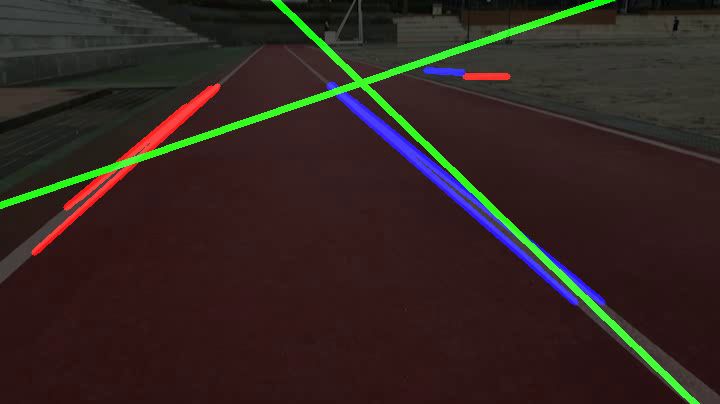
#> input picture frame 12 of opencv/output.avi, 720 x 404 px, given in place of ex1.mp4, which was not available
$ python 15-get_fitLine_Video.py
#> lines starting #> are read from the running program, lines starting #| are printed output that depends on the picture; after the words box and inside, x2 and y2 are one past the last pixel; in counts of white or black regions, pixels touching at a corner belong together; pictures that were not available may be replaced by others from this repository, and a replacement may not be noted
import cv2
import numpy as np


def grayscale(img):  # 흑백이미지로 변환
    return cv2.cvtColor(img, cv2.COLOR_RGB2GRAY)


def canny(img, low_threshold, high_threshold):  # Canny 알고리즘
    return cv2.Canny(img, low_threshold, high_threshold)


def gaussian_blur(img, kernel_size):  # 가우시안 필터
    return cv2.GaussianBlur(img, (kernel_size, kernel_size), 0)


def region_of_interest(img, vertices, color3=(255, 255, 255), color1=255):  # ROI 셋팅

    mask = np.zeros_like(img)  # mask = img와 같은 크기의 빈 이미지

    if len(img.shape) > 2:  # Color 이미지(3채널)라면 :
        color = color3
    else:  # 흑백 이미지(1채널)라면 :
        color = color1

    # vertices에 정한 점들로 이뤄진 다각형부분(ROI 설정부분)을 color로 채움
    cv2.fillPoly(mask, vertices, color)

    # 이미지와 color로 채워진 ROI를 합침
    ROI_image = cv2.bitwise_and(img, mask)
    return ROI_image


def draw_lines(img, lines, color=[0, 0, 255], thickness=5):  # 선 그리기
    for line in lines:
        for x1, y1, x2, y2 in line:
            cv2.line(img, (x1, y1), (x2, y2), color, thickness)


def draw_fit_line(img, lines, color=[255, 0, 0], thickness=10):  # 대표선 그리기
    cv2.line(img, (lines[0], lines[1]), (lines[2], lines[3]), color, thickness)


def hough_lines(img, rho, theta, threshold, min_line_len, max_line_gap):  # 허프 변환
    lines = cv2.HoughLinesP(img, rho, theta, threshold, np.array([]), minLineLength=min_line_len,
                            maxLineGap=max_line_gap)

    return lines


def weighted_img(img, initial_img, α=1, β=1., λ=0.):  # 두 이미지 operlap 하기
    # return cv2.addWeighted(initial_img, α, img, β, λ)
    return cv2.addWeighted(initial_img, 0.2, img, 1, 1)


def get_fitline(img, f_lines):
    lines = np.squeeze(f_lines)
    lines = lines.reshape(lines.shape[0] * 2, 2)

    rows, cols = img.shape[:2]
    output = cv2.fitLine(lines, cv2.DIST_L1, 0, 0.01, 0.01)
    vx, vy, x, y = output[0], output[1], output[2], output[3]

    leftY = int((-x * vy / vx) + y)
    rightY = int(((cols - x) * vy / vx) + y)

    x1, y1 = cols - 1, rightY
    x2, y2 = 0, leftY

    result = [x1, y1, x2, y2]

    return result


cap = cv2.VideoCapture("../../video/ex1.mp4")

# 재생할 파일의 넓이와 높이
width = cap.get(cv2.CAP_PROP_FRAME_WIDTH)
height = cap.get(cv2.CAP_PROP_FRAME_HEIGHT)

fourcc = cv2.VideoWriter_fourcc(*'DIVX')
out = cv2.VideoWriter('output.avi', fourcc, 30.0, (int(width), int(height)))

while (cap.isOpened()):
    ret, image = cap.read()
#> image is the input picture: shape (404, 720, 3); mean B, G, R 33, 37.4, 49.7
    height, width = image.shape[:2]
#> height = 404; width = 720
    try:

        gray_img = grayscale(image)
#> in grayscale, `return cv2.cvtColor(img, cv2.COLOR_RGB2GRAY)`:
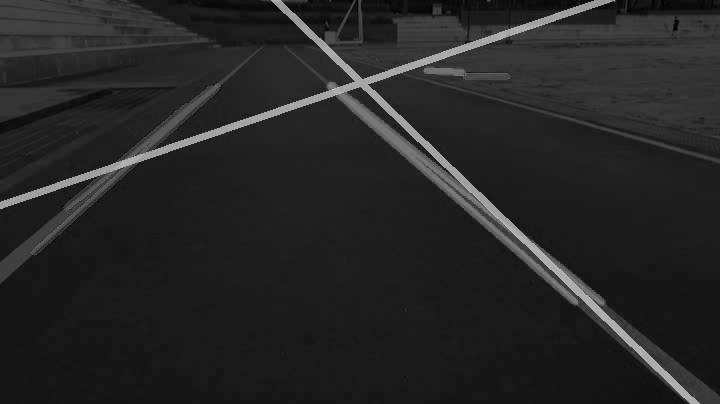
#> returned value: shape (404, 720); min 0, max 201, mean 37.5
        blur_img = gaussian_blur(gray_img, 3)
        canny_img = canny(blur_img, 200, 400)
#> in canny, `return cv2.Canny(img, low_threshold, high_threshold)`:
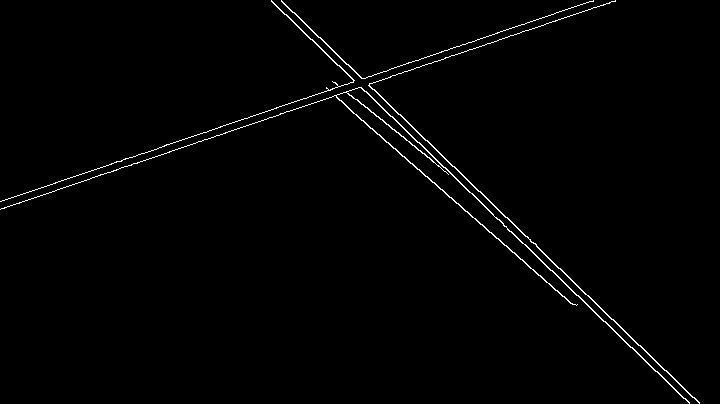
#> returned value: shape (404, 720); 1.2% white in thin lines or dots

        vertices = np.array(
            [[(0, height / 2 + 50), (width / 2 - 100, 50), (width / 2 + 100, 50), (width, height / 2 + 50)]],
            dtype=np.int32)

        ROI_img = region_of_interest(canny_img, vertices)
#> in region_of_interest, `cv2.fillPoly(mask, vertices, color)`:
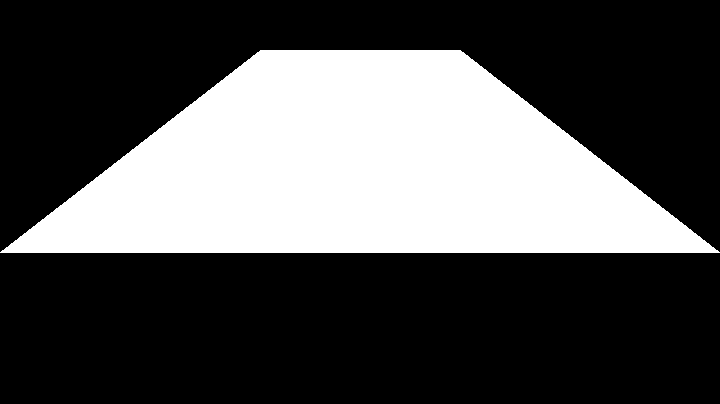
#> mask: shape (404, 720); 32.2% white; 1 white region, box (x1, y1, x2, y2) and area: (0, 50, 720, 253) 93538
#> in region_of_interest, `ROI_image = cv2.bitwise_and(img, mask)`:
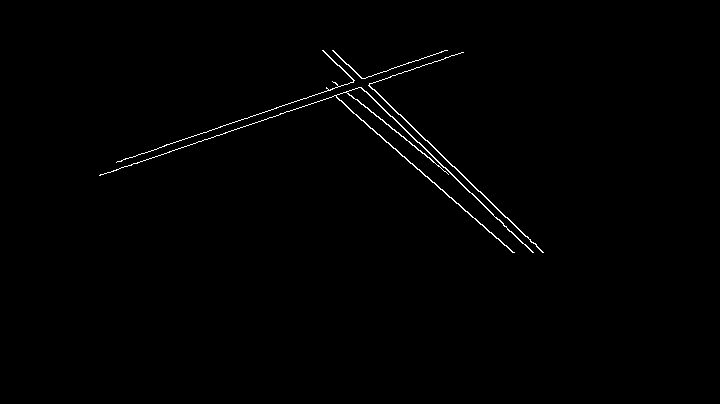
#> ROI_image: shape (404, 720); 0.69% white in thin lines or dots, all inside (x1, y1, x2, y2) = (99, 50, 544, 253)
        line_arr = hough_lines(ROI_img, 1, 1 * np.pi / 180, 30, 10, 20)
#> in hough_lines, `lines = cv2.HoughLinesP(img, rho, theta, threshold, np.array([]), minL..`: lines = 14 rows, first 6: [332, 50, 531, 242], [120, 161, 445, 50], [323, 50, 532, 252], [110, 172, 451, 55], [336, 97, 514, 252], [427, 140, 543, 252]
#> line_arr has the same summary as lines in hough_lines
        # line_arr = hough_lines(canny_img, 1, 1 * np.pi / 180, 30, 10, 20)
        line_arr = np.squeeze(line_arr)

        # 기울기 구하기
        slope_degree = (np.arctan2(line_arr[:, 1] - line_arr[:, 3], line_arr[:, 0] - line_arr[:, 2]) * 180) / np.pi
#> slope_degree = [-136, 161.1, -136, 161.1, -139, -136, -138.9, -141, -136, -140.8, -136, 161.1, 161.1, 161.2]

        # 수평 기울기 제한
        line_arr = line_arr[np.abs(slope_degree) < 160]
#> line_arr = [[332, 50, 531, 242], [323, 50, 532, 252], [336, 97, 514, 252], [427, 140, 543, 252], [333, 96, 512, 252], [334, 82, 476, 197], [333, 50, 542, 252], [357, 99, 460, 183], [322, 50, 443, 167]]
        slope_degree = slope_degree[np.abs(slope_degree) < 160]
#> slope_degree = [-136, -136, -139, -136, -138.9, -141, -136, -140.8, -136]

        # 수직 기울기 제한
        line_arr = line_arr[np.abs(slope_degree) > 95]
        slope_degree = slope_degree[np.abs(slope_degree) > 95]

        # 필터링된 직선 버리기
        L_lines, R_lines = line_arr[(slope_degree > 0), :], line_arr[(slope_degree < 0), :]
#> L_lines = empty array; R_lines has the same summary as line_arr
        temp = np.zeros((image.shape[0], image.shape[1], 3), dtype=np.uint8)
        L_lines, R_lines = L_lines[:, None], R_lines[:, None]

        # 왼쪽, 오른쪽 각각 대표선 구하기
        left_fit_line = get_fitline(image, L_lines)
        right_fit_line = get_fitline(image, R_lines)
    except:
        continue

    # 대표선 그리기
    draw_fit_line(temp, left_fit_line)
    draw_fit_line(temp, right_fit_line)

    result = weighted_img(temp, image)
    cv2.imshow('result', result)
    out.write(result)

    if cv2.waitKey(1) & 0xFF == ord('q'):
        break

cap.release()
out.release()
cv2.destroyAllWindows()

$ run again, starting later in the video
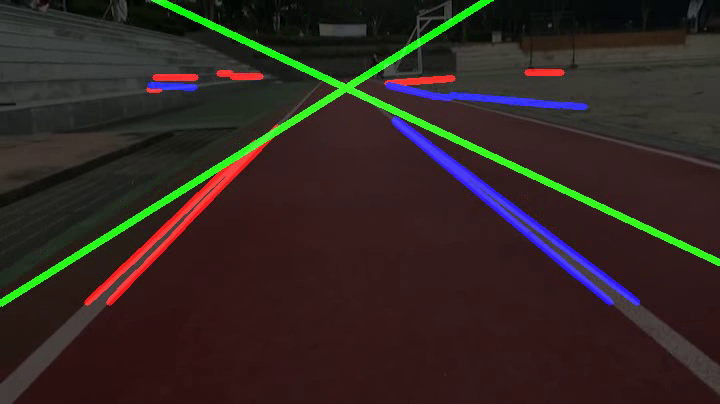
#> input picture frame 54 of opencv/output.avi, 720 x 404 px, given in place of ex1.mp4, which was not available
#> image is the input picture: shape (404, 720, 3); mean B, G, R 34.7, 38.8, 49.2
#> mask: shape (404, 720); 32.2% white; 1 white region, box (x1, y1, x2, y2) and area: (0, 50, 720, 253) 93538
#> in region_of_interest, `ROI_image = cv2.bitwise_and(img, mask)`:
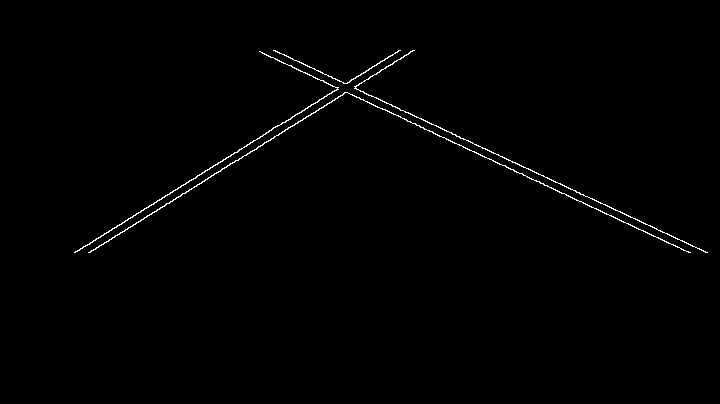
#> ROI_image: shape (404, 720); 0.75% white in thin lines or dots, all inside (x1, y1, x2, y2) = (74, 50, 708, 253)
#> in hough_lines, `lines = cv2.HoughLinesP(img, rho, theta, threshold, np.array([]), minL..`: lines = [[89, 252, 413, 50], [259, 51, 690, 252], [273, 50, 707, 252], [75, 252, 399, 50], [262, 53, 689, 252], [74, 252, 388, 56], [88, 252, 412, 50]]
#> line_arr has the same summary as lines in hough_lines
#> slope_degree = [148.1, -155, -155, 148.1, -155, 148, 148.1]
#> L_lines = [[89, 252, 413, 50], [75, 252, 399, 50], [74, 252, 388, 56], [88, 252, 412, 50]]; R_lines = [[259, 51, 690, 252], [273, 50, 707, 252], [262, 53, 689, 252]]
#> in get_fitline, `lines = np.squeeze(f_lines)`: lines has the same summary as L_lines outside get_fitline
#> in get_fitline, `lines = lines.reshape(lines.shape[0] * 2, 2)`: lines = [[89, 252], [413, 50], [75, 252], [399, 50], [74, 252], [388, 56], [88, 252], [412, 50]]
#> output = [0.857, -0.516, 243, 151.3]
#> vx = [0.857]; vy = [-0.516]; x = [243]; y = [151.3]
#> leftY = 297
#> rightY = -135
#> x1 = 719; y1 = -135
#> x2 = 0; y2 = 297
#> result = [719, -135, 0, 297]
#> right_fit_line = [719, 265, 0, -69]
#> img: shape (404, 720, 3); mean of channels 0, 1, 2 11.7, 0, 0
#> in weighted_img, `return cv2.addWeighted(initial_img, 0.2, img, 1, 1)`:
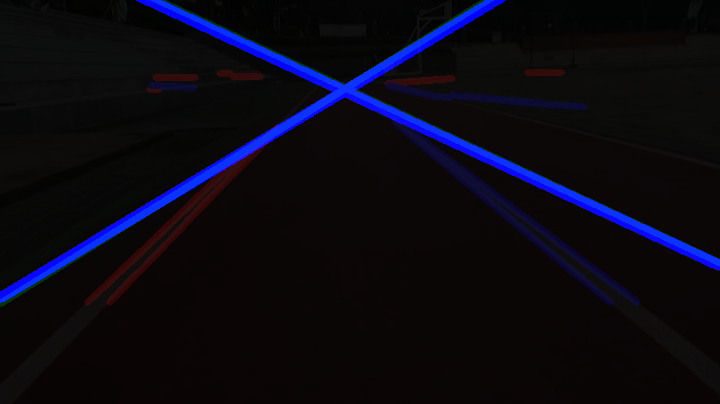
#> returned value: shape (404, 720, 3); mean of channels 0, 1, 2 19.3, 8.8, 10.9; drawn as B, G, R

$ run again, starting later in the video
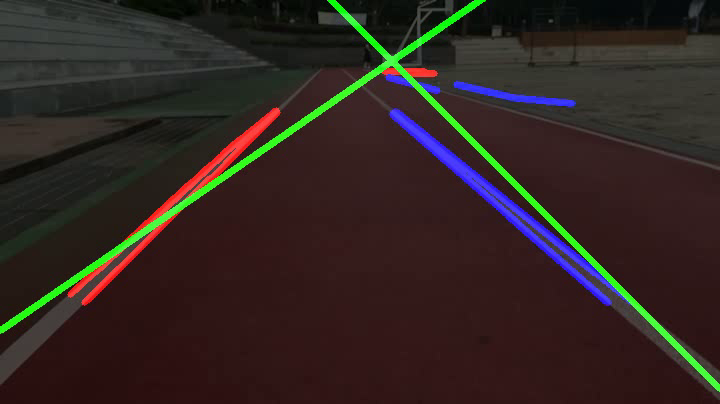
#> input picture frame 96 of opencv/output.avi, 720 x 404 px, given in place of ex1.mp4, which was not available
#> image is the input picture: shape (404, 720, 3); mean B, G, R 33.5, 37.5, 48.6
#> mask: shape (404, 720); 32.2% white; 1 white region, box (x1, y1, x2, y2) and area: (0, 50, 720, 253) 93538
#> in region_of_interest, `ROI_image = cv2.bitwise_and(img, mask)`:
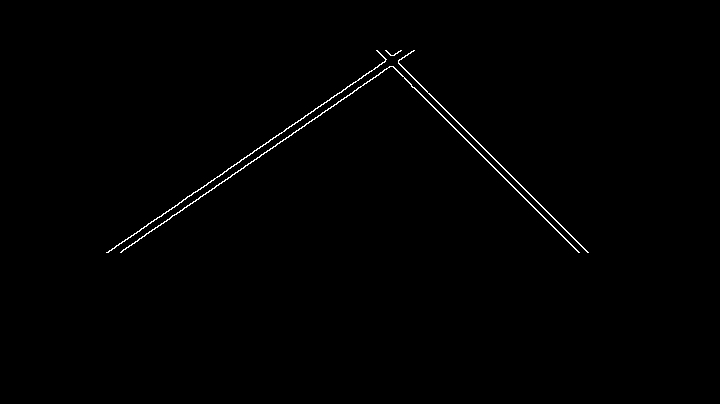
#> ROI_image: shape (404, 720); 0.6% white in thin lines or dots, all inside (x1, y1, x2, y2) = (106, 50, 589, 253)
#> in hough_lines, `lines = cv2.HoughLinesP(img, rho, theta, threshold, np.array([]), minL..`: lines = [[377, 50, 579, 252], [137, 241, 358, 87], [385, 50, 587, 252], [130, 237, 334, 95], [268, 142, 400, 50], [386, 50, 588, 252], [108, 252, 254, 150], [275, 146, 413, 50], [120, 252, 232, 174], [227, 179, 399, 59]]
#> line_arr has the same summary as lines in hough_lines
#> slope_degree = [-135, 145.1, -135, 145.2, 145.1, -135, 145.1, 145.2, 145.1, 145.1]
#> L_lines = [[137, 241, 358, 87], [130, 237, 334, 95], [268, 142, 400, 50], [108, 252, 254, 150], [275, 146, 413, 50], [120, 252, 232, 174], [227, 179, 399, 59]]; R_lines = [[377, 50, 579, 252], [385, 50, 587, 252], [386, 50, 588, 252]]
#> in get_fitline, `lines = np.squeeze(f_lines)`: lines has the same summary as L_lines outside get_fitline
#> in get_fitline, `lines = lines.reshape(lines.shape[0] * 2, 2)`: lines = 14 rows, first 8: [137, 241], [358, 87], [130, 237], [334, 95], [268, 142], [400, 50], [108, 252], [254, 150]
#> output = [0.823, -0.568, 343.7, 96.85]
#> vx = [0.823]; vy = [-0.568]; x = [343.7]; y = [96.85]
#> leftY = 334
#> rightY = -162
#> x1 = 719; y1 = -162
#> x2 = 0; y2 = 334
#> result = [719, -162, 0, 334]
#> right_fit_line = [719, 385, 0, -335]
#> img: shape (404, 720, 3); mean of channels 0, 1, 2 11.3, 0, 0
#> in weighted_img, `return cv2.addWeighted(initial_img, 0.2, img, 1, 1)`:
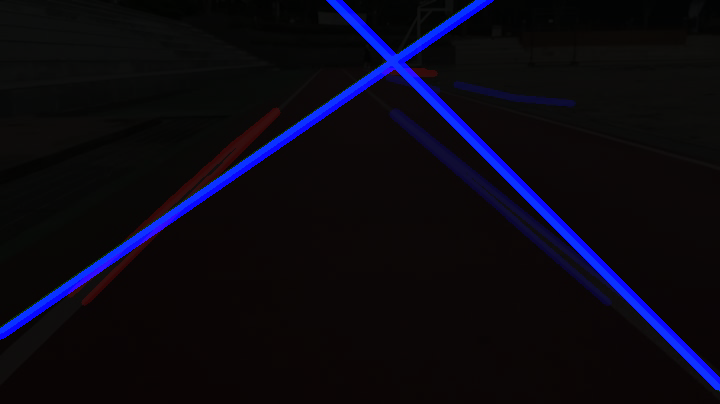
#> returned value: shape (404, 720, 3); mean of channels 0, 1, 2 18.6, 8.5, 10.7; drawn as B, G, R
